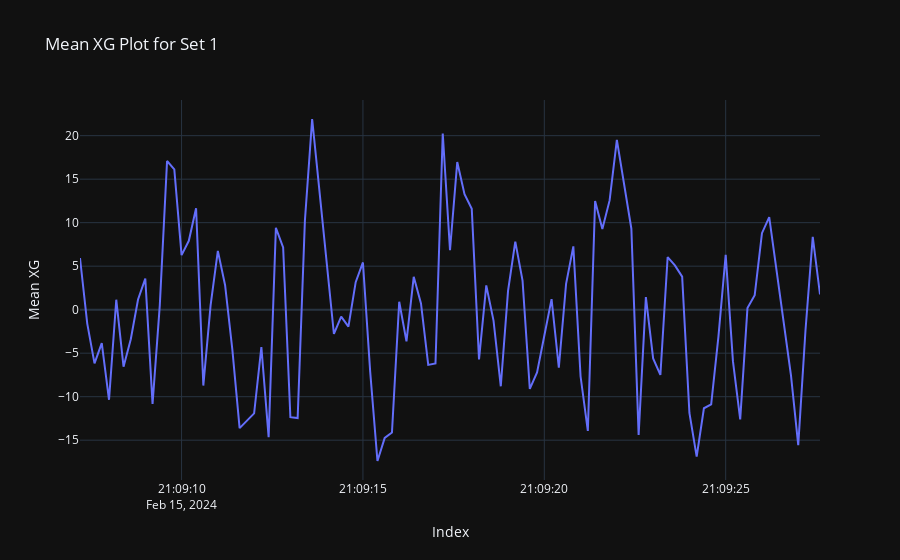

The notebook cell this image was saved under:
### Code cell
# Filter dataframe for set 1
set_1_df = df[df['set'] == 1]

# Create a scatter plot using Plotly
fig = go.Figure(go.Scatter(x=set_1_df.index, y=set_1_df['mean_xg'], mode='lines'))

# Update layout for better readability
fig.update_layout(
    title='Mean XG Plot for Set 1',
    xaxis_title='Index',
    yaxis_title='Mean XG',
    template='plotly_dark' 
)

# Show the plot
fig.show()
